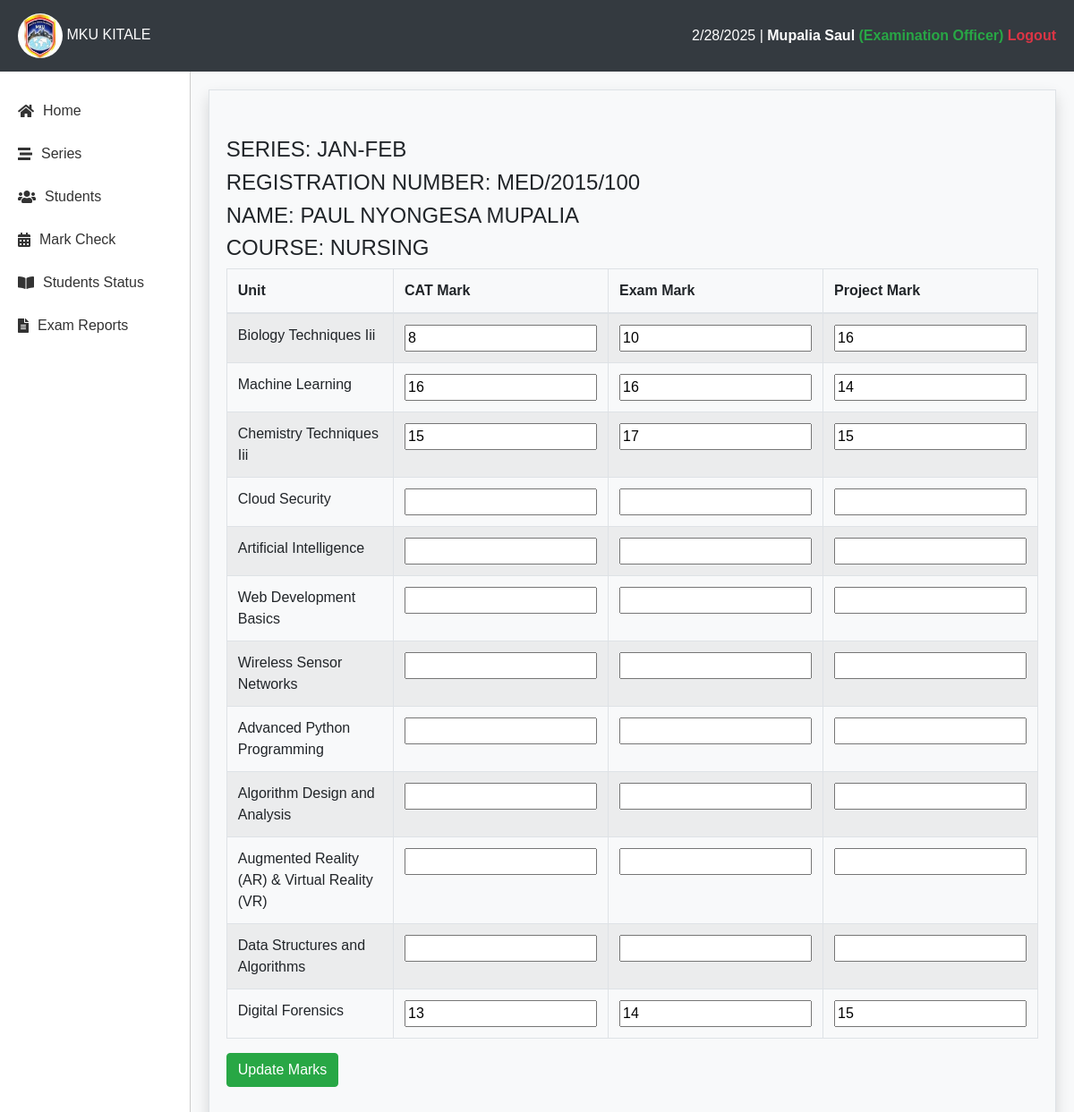
Screenshot of /report/mark/edit/1/ (signed in) with the database file from the repository.
### reports/models.py (models this page shows, shortened)
class User(AbstractUser):
    ADMIN = (
        ("ADMIN", "ADMIN"),
        ("STUDENT", "STUDENT"),
        ("TRAINER", "TRAINER"),
        ("EXAMINATION_OFFICER", "EXAMINATION_OFFICER"),
    )
    id_number = models.CharField(max_length=50, unique=True, null=True)
    role = models.CharField(max_length=50, choices=ADMIN, default="STUDENT")
    profile_photo = models.ImageField(upload_to="photos/", blank=True, null=True)

class Series(models.Model):
    name = models.CharField(max_length=30)
    start_date = models.DateField()
    end_date = models.DateField()
    is_active = models.BooleanField(default=False)

class StudentExam(models.Model):
    registration_number = models.CharField(max_length=30)
    name = models.CharField(max_length=30)
    course = models.ForeignKey(Course, on_delete=models.CASCADE, null=True)
    is_active = models.BooleanField(default=True)

class Course(models.Model):
    course_code = models.CharField(max_length=20, null=True, unique=True)
    course_name = models.CharField(max_length=200, null=True)
    updated = models.DateTimeField(auto_now=True, null=True)
    created = models.DateTimeField(auto_now_add=True, null=True)
    def __str__(self):
        return self.course_name

class CourseUnit(models.Model):
    course = models.ForeignKey(Course, on_delete=models.CASCADE)
    unit = models.ForeignKey(Unit, on_delete=models.CASCADE)

class Unit(models.Model):
    unit_code = models.CharField(max_length=20, null=True, unique=True)
    unit_name = models.CharField(max_length=200, null=True)
    teaching_hrs_per_class = models.PositiveIntegerField(null=True)
    teaching_hrs_week = models.PositiveIntegerField(null=True)
    teaching_hrs_term = models.PositiveIntegerField(null=True)
    updated = models.DateTimeField(auto_now=True, null=True)
    created = models.DateTimeField(auto_now_add=True, null=True)
    class Meta:
        ordering = ["unit_name"]

class Mark(models.Model):
    student = models.ForeignKey(StudentExam, on_delete=models.CASCADE)
    series = models.ForeignKey(Series, on_delete=models.CASCADE)
    unit = models.ForeignKey(Unit, on_delete=models.CASCADE)
    cat_mark = models.PositiveIntegerField(null=True)
    exam_mark = models.PositiveIntegerField(null=True)
    project_mark = models.PositiveIntegerField(null=True)

### reports/views.py (the view, shortened to what this page needs)
# urls.py: path('mark/edit/<int:id>/', views.marks_edit, name='report-edit-mark-url'),
@login_required(login_url='signin-url')
def marks_edit(request, id):
    student = get_object_or_404(StudentExam, id=id)
    units = CourseUnit.objects.filter(course=student.course)
    series = Series.objects.get(is_active=True)
    marks = {
        mark.unit.id: mark
        for mark in Mark.objects.filter(student=student, series=series)
    }
    context = {
        "student": student,
        "units": units,
        "series": series,
        "marks": marks,  # Pass as a dictionary
    }
    return render(request, "reports/marks_edit.html", context)

### reports/context_processors.py (called while the page is built, shortened)
def remaining_days(request):
    if request.user.is_authenticated:
        try:
            series = Series.objects.get(is_active=True)
            today = datetime.today().date()
            end_date = series.end_date
            remaining = abs((end_date - today).days)
            return {"remaining": remaining}
        except Series.DoesNotExist:
            return {"remaining": 0}
    else:
        return {"remaining": 0}

def dashboard(request):
    if request.user.is_authenticated:
        num_trainers = Trainer.objects.count()
        num_students = StudentExam.objects.count()
        num_units = Unit.objects.count()
        num_courses = Course.objects.count()
        num_admins = User.objects.filter(is_staff=True).count()
        active_classes = TeachingAttendance.objects.filter(is_clocked_in=True, is_clocked_out=False).count()
        return {
            "num_trainers": num_trainers,
            "num_students": num_students,
            "num_units": num_units,
            "num_courses": num_courses,
            "num_admins": num_admins if not request.user else num_admins - 1,
            "active_classes": active_classes,
        }

def unit_count(request):
    if request.user.is_authenticated:
        return {"unit_count": Unit.objects.count()}
    else:
        return {"unit_count": 0}

def student_count(request):
    if request.user.is_authenticated:
        return {"student_count": StudentExam.objects.count()}
    else:
        return {"student_count": 0}

def course_count(request):
    if request.user.is_authenticated:
        return {"course_count": Course.objects.count()}
    else:
        return {"course_count": 0}

    def process_request(self, request):
        try:
            series = Series.objects.get(is_active=True)
            today = datetime.today().date()
            end_date = series.end_date
            if today > end_date:
                series.is_active = False
                series.save()
        except Series.DoesNotExist:
            series = Series.objects.filter(is_active=False)
            today = datetime.today().date()
            for series in series:
                end_date = series.end_date
                if today < end_date or today == end_date:
                    series.is_active = True
                    series.save()
        return None

### reports/templatetags/custom_filters.py (called while the page is built)
@register.filter
def get_item(dictionary, key):
    return dictionary.get(key, None)

### templates/reports/marks_edit.html (shortened to what this page needs)
{% extends "reports/main.html" %}
{% load custom_filters %}
{% block content %}
<div class="container mt-5">
    <h4 class="text-uppercase">SERIES: {{series.name}}</h4>
    <h4 class="text-uppercase">REGISTRATION NUMBER: {{student.registration_number}}</h4>
    <h4 class="text-uppercase">NAME: {{student.name}}</h4>
    <h4 class="text-uppercase">COURSE: {{student.course}}</h4>
    <form method="post">
        <div class="table-responsive">
            <table class="table table-bordered table-striped">
                <thead>
                    <tr>
                        <th>Unit</th>
                        <th>CAT Mark</th>
                        <th>Exam Mark</th>
                        <th>Project Mark</th>
                    </tr>
                </thead>
                <tbody>
                    {% for unit in units %}
                    {% with marks|get_item:unit.unit.id as mark %}
                    <tr>
                        <td>{{ unit.unit.unit_name }}</td>
                        <td>
                            <input name="cat_mark_{{ unit.unit.id }}" type="number"
                                   value="{{ mark.cat_mark|default:'' }}" required>
                        </td>
                        <td>
                            <input name="exam_mark_{{ unit.unit.id }}" type="number"
                                   value="{{ mark.exam_mark|default:'' }}" required>
                        </td>
                        <td>
                            <input name="project_mark_{{ unit.unit.id }}" type="number"
                                   value="{{ mark.project_mark|default:'' }}" required>
                        </td>
                    </tr>
                    {% endwith %}
                    {% endfor %}
                </tbody>
            </table>
        </div>
        <button type="submit" class="btn btn-success">Update Marks</button>
    </form>
</div>
{% endblock %}

### templates/reports/main.html (shortened to what this page needs)
{% load static %}
<!DOCTYPE html>
<html lang="en">
<head>
    <link href="https://stackpath.bootstrapcdn.com/bootstrap/4.5.2/css/bootstrap.min.css" rel="stylesheet">
    <link rel="stylesheet" href="https://cdnjs.cloudflare.com/ajax/libs/font-awesome/5.15.4/css/all.min.css">
</head>
<body>
    <div class="top-nav">
        <div class="logo">
            <img src="{% static 'img/logo.jpeg' %}" alt="Logo">
            <span>MKU KITALE</span>
        </div>
        <div>
            <span id="current-date"></span> |
            <a href="{% url 'report-profile-url' %}">{{ request.user.last_name }} {{ request.user.first_name }} <span class="text-success">(Examination Officer)</span></a>
            <a href="{% url 'report-signout-url' %}" class="text-danger">Logout</a>
        </div>
    </div>
    <div class="main-container">
        <div class="sidebar">
            {% if request.user.is_authenticated %}
                <a href="{% url 'report-home-url' %}"><i class="fas fa-home"></i> Home</a>
                <a href="{% url 'report-series-url' %}"><i class="fas fa-stream"></i> Series</a>
                <a href="{% url 'report-students-all-url' %}"><i class="fas fa-users"></i> Students</a>
                <a href="{% url 'report-mark-entry-url' %}"><i class="fas fa-calendar-alt"></i> Mark Check</a>
                <a href="{% url 'report-students-exam-status-url' %}"><i class="fas fa-book-open"></i> Students Status</a>
                <a href="{% url 'report-mark-reports-url' %}"><i class="fas fa-file-alt"></i> Exam Reports</a>
            {% endif %}
        </div>
        <div class="content">
            <div class="border p-1 shadow" style="min-height: 100vh;">
                {% block content %}
                {% endblock %}
            </div>
        </div>
    </div>
</body>
</html>

### templates/reports/main.html (style rules this page uses)
body, html { height: 100%; margin: 0; font-family: 'Arial', sans-serif; }
.top-nav { background-color: #343a40; color: white; padding: 15px 20px; display: flex; justify-content: space-between; align-items: center; box-shadow: 0px 2px 10px rgba(0, 0, 0, 0.1); }
.top-nav .logo img { width: 50px; height: 50px; border-radius: 50%; }
.top-nav a { color: white; text-decoration: none; font-weight: bold; }
.main-container { display: flex; height: calc(100vh - 70px); overflow: hidden; }
.sidebar { width: 250px; background-color: #fff; padding-top: 20px; height: 100%; border-right: 1px solid #ccc; display: flex; flex-direction: column; box-shadow: 2px 0px 5px rgba(0, 0, 0, 0.1); }
.sidebar a { color: #333; text-decoration: none; padding: 12px 20px; display: flex; align-items: center; font-size: 1rem; transition: 0.3s; }
.sidebar a i { margin-right: 10px; }
.content { flex-grow: 1; background-color: #f8f9fa; padding: 20px; overflow-y: auto; }

### rows the page displays
User: user.last_name "Mupalia", user.first_name "Saul"
Series: name "JAN-FEB"
StudentExam: registration_number "MED/2015/100", name "PAUL NYONGESA MUPALIA", course "NURSING"
CourseUnit: unit.unit_name "Biology Techniques Iii", unit.id.cat_mark "8", unit.id.exam_mark "10", unit.id.project_mark "16"
CourseUnit: unit.unit_name "Machine Learning", unit.id.cat_mark "16", unit.id.exam_mark "16", unit.id.project_mark "14"
CourseUnit: unit.unit_name "Chemistry Techniques Iii", unit.id.cat_mark "15", unit.id.exam_mark "17", unit.id.project_mark "15"
CourseUnit: unit.unit_name "Cloud Security"
CourseUnit: unit.unit_name "Artificial Intelligence"
CourseUnit: unit.unit_name "Web Development Basics"
CourseUnit: unit.unit_name "Wireless Sensor Networks"
CourseUnit: unit.unit_name "Advanced Python Programming"
CourseUnit: unit.unit_name "Algorithm Design and Analysis"
CourseUnit: unit.unit_name "Augmented Reality (AR) & Virtual Reality (VR)"
CourseUnit: unit.unit_name "Data Structures and Algorithms"
CourseUnit: unit.unit_name "Digital Forensics", unit.id.cat_mark "13", unit.id.exam_mark "14", unit.id.project_mark "15"
